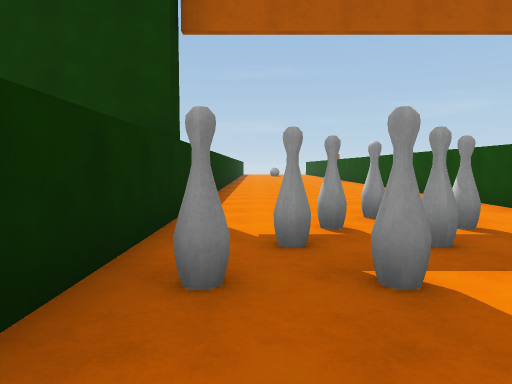
[1] (above)

15 first-person views from a walk through a Unity game level. The camera is 1.3 m above the floor, tilts 4° down and sees 70° across. The floor is counted in squares, 2 m on a side. Each view is taken from the middle of a square. On the plan, view 1 faces up. The plan holds only what a view shows up to about 11 squares ahead; the rest is blank. The place goes on beyond the plan. Surface patterns are stand-ins for the level's own textures.

[2]
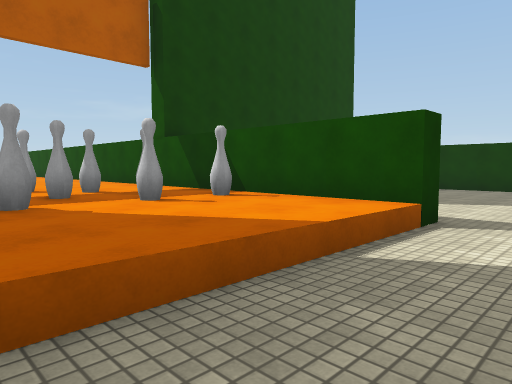

[3]
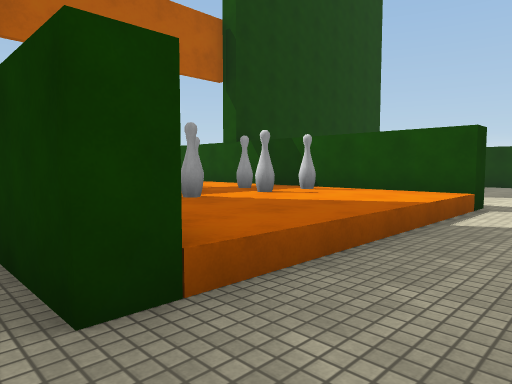

[4]
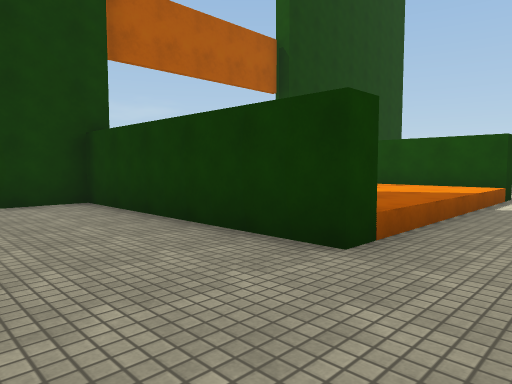

[5]
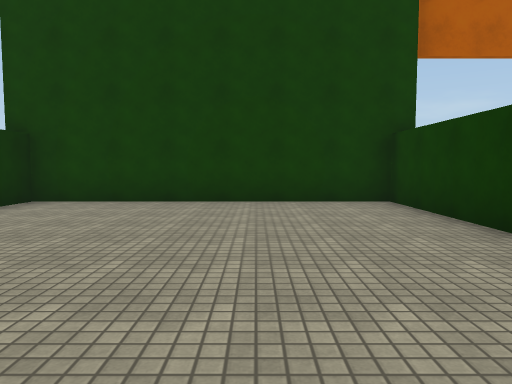

[6]
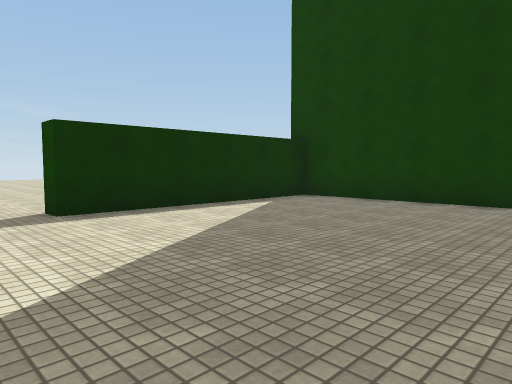

[7]
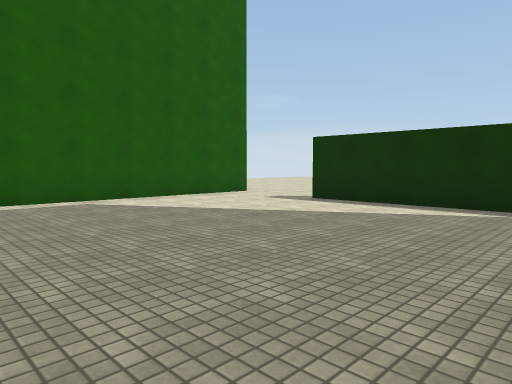

[8]
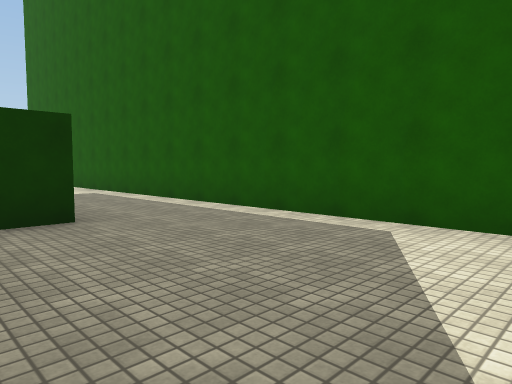

[9]
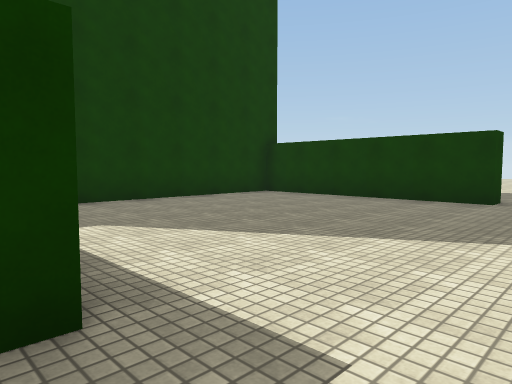

[10]
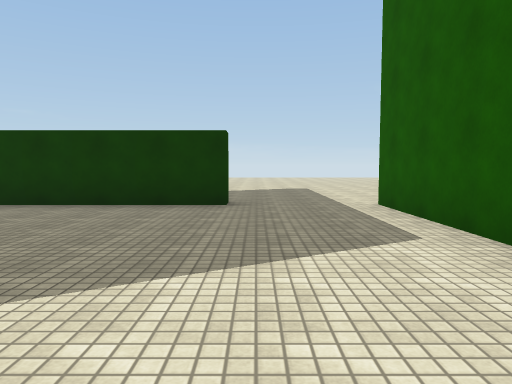

[11]
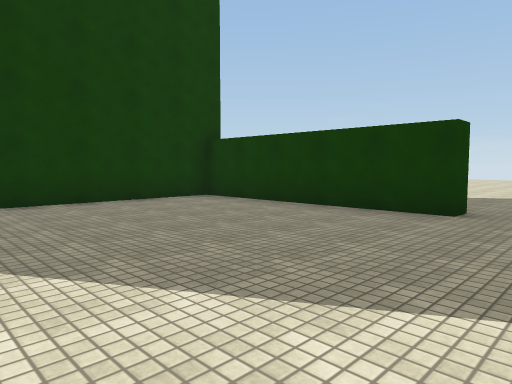

[12]
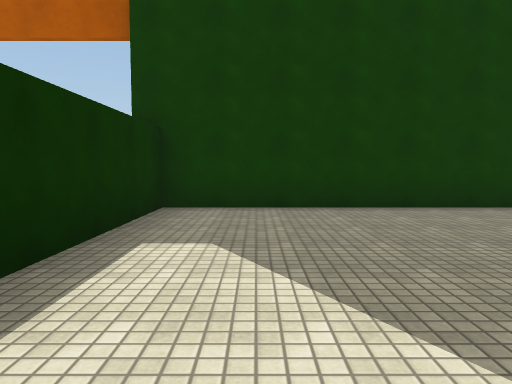

[13]
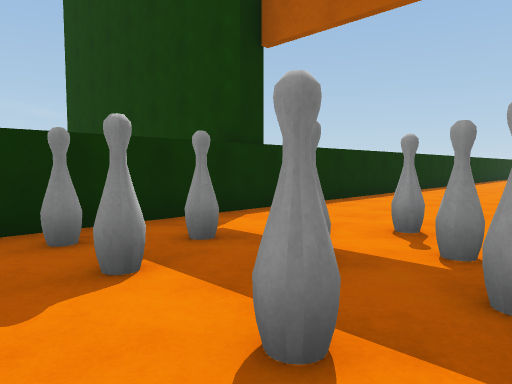

[14]
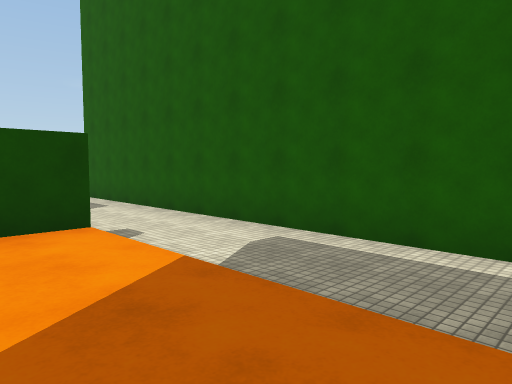

[15]
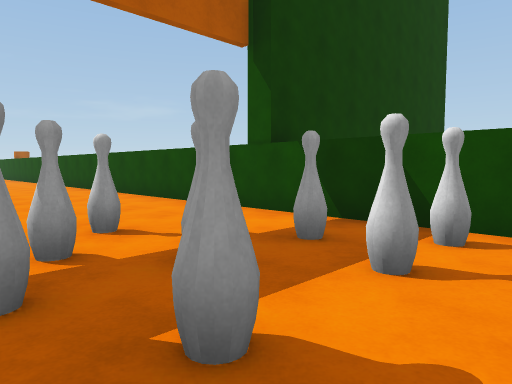

### Floor plan
Key: @ floor where view 1 was taken; # wall or solid block; . main floor; : floor 0.5 m higher than the main floor; T thing the floor can be seen under or through.
Columns run from 15 left of view 1 to 18 right of it. Each row starts with its distance up from view 1.
 13               #::::#
 12               #::::#
 11               #::::#
 10               #::::#
  9               #::::#
  8               #::::#
  7               #::::#
  6               #::::#
  5        ########::::#########
  4        #......#:TT:#.......#
  3        #......#TTTT#.......#
  2        #......#TTTT#.......#
  1 ...    #......#::::#.......#   ...
  0 .......#......#@:::#.......#......
 -1     ............................
 -2      ...........................
 -3      ..####################.....
 -4                             ....

Positions as (right, up) in squares from view 1, and headings:
1: (0, 0), facing up
2: (0, -2), facing up-right
3: (-2, -2), facing up-right
4: (-4, -2), facing up-right
5: (-4, -2), facing up
6: (-3, -2), facing up-left
7: (-2, 4), facing down-left
8: (-6, 1), facing down-right
9: (4, -2), facing up-right
10: (5, -1), facing right
11: (6, -2), facing up-right
12: (6, -1), facing up
13: (3, 1), facing up-left
14: (0, 1), facing down-right
15: (0, 1), facing up-right
